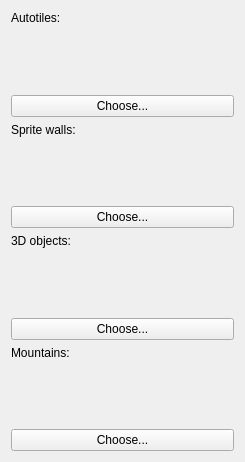
               <widget class="QWidget" name="scrollAreaWidgetContents_3">
                <property name="geometry">
                 <rect>
                  <x>0</x>
                  <y>0</y>
                  <width>245</width>
                  <height>462</height>
                 </rect>
                </property>
                <layout class="QGridLayout" name="gridLayout_10">
                 <item row="0" column="0">
                  <layout class="QVBoxLayout" name="verticalLayout_2">
                   <item>
                    <widget class="QLabel" name="labelAutotiles">
                     <property name="text">
                      <string>Autotiles:</string>
                     </property>
                    </widget>
                   </item>
                   <item>
                    <layout class="QVBoxLayout" name="verticalLayout_8" stretch="1,0">
                     <item>
                      <widget class="PanelSuperList" name="panelSuperListTilesetAutotiles" native="true">
                       <property name="minimumSize">
                        <size>
                         <width>0</width>
                         <height>50</height>
                        </size>
                       </property>
                       <property name="maximumSize">
                        <size>
                         <width>16777215</width>
                         <height>16777215</height>
                        </size>
                       </property>
                      </widget>
                     </item>
                     <item>
                      <widget class="QPushButton" name="pushButtonAutotiles">
                       <property name="maximumSize">
                        <size>
                         <width>16777215</width>
                         <height>16777215</height>
                        </size>
                       </property>
                       <property name="text">
                        <string>Choose...</string>
                       </property>
                      </widget>
                     </item>
                    </layout>
                   </item>
                   <item>
                    <widget class="QLabel" name="labelWalls">
                     <property name="text">
                      <string>Sprite walls:</string>
                     </property>
                    </widget>
                   </item>
                   <item>
                    <layout class="QVBoxLayout" name="verticalLayout_7" stretch="1,0">
                     <item>
                      <widget class="PanelSuperList" name="panelSuperListTilesetSpriteWalls" native="true">
                       <property name="minimumSize">
                        <size>
                         <width>0</width>
                         <height>50</height>
                        </size>
                       </property>
                       <property name="maximumSize">
                        <size>
                         <width>16777215</width>
                         <height>16777215</height>
                        </size>
                       </property>
                      </widget>
                     </item>
                     <item>
                      <widget class="QPushButton" name="pushButtonSpriteWalls">
                       <property name="text">
                        <string>Choose...</string>
                       </property>
                      </widget>
                     </item>
                    </layout>
                   </item>
                   <item>
                    <widget class="QLabel" name="label3DObjects">
                     <property name="text">
                      <string>3D objects:</string>
                     </property>
                    </widget>
                   </item>
                   <item>
                    <layout class="QVBoxLayout" name="verticalLayout_9" stretch="1,0">
                     <item>
                      <widget class="PanelSuperList" name="panelSuperListTileset3DObjects" native="true">
                       <property name="minimumSize">
                        <size>
                         <width>0</width>
                         <height>50</height>
                        </size>
                       </property>
                       <property name="maximumSize">
                        <size>
                         <width>16777215</width>
                         <height>16777215</height>
                        </size>
                       </property>
                      </widget>
                     </item>
                     <item>
                      <widget class="QPushButton" name="pushButton3DObjects">
                       <property name="text">
                        <string>Choose...</string>
                       </property>
                      </widget>
                     </item>
                    </layout>
                   </item>
                   <item>
                    <widget class="QLabel" name="labelMountains">
                     <property name="enabled">
                      <bool>true</bool>
                     </property>
                     <property name="text">
                      <string>Mountains:</string>
                     </property>
                    </widget>
                   </item>
                   <item>
                    <layout class="QVBoxLayout" name="verticalLayout_10" stretch="1,0">
                     <item>
                      <widget class="PanelSuperList" name="panelSuperListTilesetMountains" native="true">
                       <property name="enabled">
                        <bool>true</bool>
                       </property>
                       <property name="minimumSize">
                        <size>
                         <width>0</width>
                         <height>50</height>
                        </size>
                       </property>
                       <property name="maximumSize">
                        <size>
                         <width>16777215</width>
                         <height>16777215</height>
                        </size>
                       </property>
                      </widget>
                     </item>
                     <item>
                      <widget class="QPushButton" name="pushButtonMountains">
                       <property name="enabled">
                        <bool>true</bool>
                       </property>
                       <property name="text">
                        <string>Choose...</string>
                       </property>
                      </widget>
                     </item>
                    </layout>
                   </item>
                  </layout>
                 </item>
                </layout>
               </widget>
